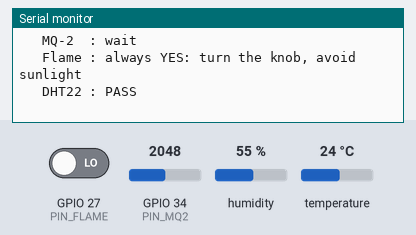
The sketch below on a simulated ESP32. On the bench: the last lines printed to the serial monitor. The test bench sets the inputs (shaded band); at power-on: GPIO 34 (PIN_MQ2) = 2048, GPIO 27 (PIN_FLAME) LOW, humidity 55 %, temperature 24 °C (analog values on the 0–4095 scale).

Above: at 1.2 s.
1.3 s: GPIO 34 (PIN_MQ2) set to 491
5.6 s: GPIO 27 (PIN_FLAME) driven HIGH
7.6 s: GPIO 34 (PIN_MQ2) set to 20
At 9.1 s:
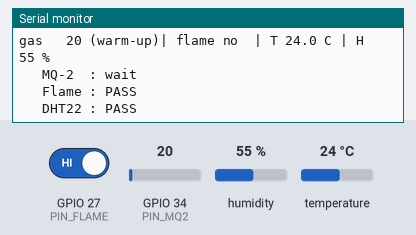
11.7 s: GPIO 27 (PIN_FLAME) driven LOW
15.8 s: GPIO 34 (PIN_MQ2) set to 0
At 17.5 s:
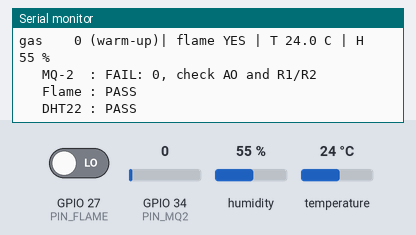

Measured:
- after the input at 7.6 s, the serial monitor: prints a new line after 0.62 s (image 1)
- after the input at 15.8 s, the serial monitor: prints a new line after 0.58 s (image 2)

The sketch:

t3_sensors.ino
```cpp
// Stage 3 (WIRING.md): MQ-2, flame sensor, DHT22. Serial Monitor at 115200.
// Library: DHT sensor library (Adafruit)
#include <DHT.h>
#define PIN_MQ2   34
#define PIN_FLAME 27
#define PIN_DHT    4
DHT dht(PIN_DHT, DHT22);

int  gasMin = 4095, gasMax = 0;
bool sawFlame = false, sawClear = false;

void setup() {
  Serial.begin(115200);
  pinMode(PIN_FLAME, INPUT);
  analogReadResolution(12);
  analogSetAttenuation(ADC_11db);
  dht.begin();
  Serial.println("\nt3_sensors (gas is only checked after 60 s of warm-up)");
}

void loop() {
  long sum = 0;
  for (int i = 0; i < 16; i++) { sum += analogRead(PIN_MQ2); delay(2); }
  int gas = sum / 16;
  bool flame = digitalRead(PIN_FLAME) == LOW;
  float t = dht.readTemperature(), h = dht.readHumidity();
  bool warm = millis() > 60000UL;
  if (warm) { gasMin = min(gasMin, gas); gasMax = max(gasMax, gas); }
  if (flame) sawFlame = true; else sawClear = true;

  Serial.printf("gas %4d %-9s| flame %-3s | T %.1f C | H %.0f %%\n", gas, warm ? "" : "(warm-up)", flame ? "YES" : "no", t, h);
  Serial.printf("   MQ-2  : %s\n", gas <= 5 ? "FAIL: 0, check AO and R1/R2" : gas >= 4090 ? "FAIL: at the top, check R1/R2"
                                 : !warm ? "wait" : gasMax - gasMin > 300 ? "PASS" : "spray air freshener 10 cm away");
  Serial.printf("   Flame : %s\n", sawFlame && sawClear ? "PASS" : sawFlame ? "always YES: turn the knob, avoid sunlight" : "point a TV remote at it");
  Serial.printf("   DHT22 : %s\n", isnan(t) || isnan(h) ? "FAIL: no answer, check DAT, VCC and GND" : t > -10 && t < 60 ? "PASS" : "FAIL: value makes no sense");
  delay(2000);
}
```
